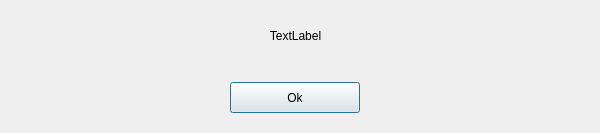
<?xml version="1.0" encoding="UTF-8"?>
<ui version="4.0">
 <class>WithdrawInfo</class>
 <widget class="QDialog" name="WithdrawInfo">
  <property name="geometry">
   <rect>
    <x>0</x>
    <y>0</y>
    <width>600</width>
    <height>133</height>
   </rect>
  </property>
  <property name="windowTitle">
   <string>Dialog</string>
  </property>
  <widget class="QLabel" name="messageLabel">
   <property name="geometry">
    <rect>
     <x>30</x>
     <y>20</y>
     <width>531</width>
     <height>31</height>
    </rect>
   </property>
   <property name="text">
    <string>TextLabel</string>
   </property>
   <property name="alignment">
    <set>Qt::AlignCenter</set>
   </property>
  </widget>
  <widget class="QPushButton" name="withdrawOkButton">
   <property name="geometry">
    <rect>
     <x>230</x>
     <y>82</y>
     <width>130</width>
     <height>31</height>
    </rect>
   </property>
   <property name="text">
    <string>Ok</string>
   </property>
  </widget>
 </widget>
 <resources/>
 <connections/>
</ui>
